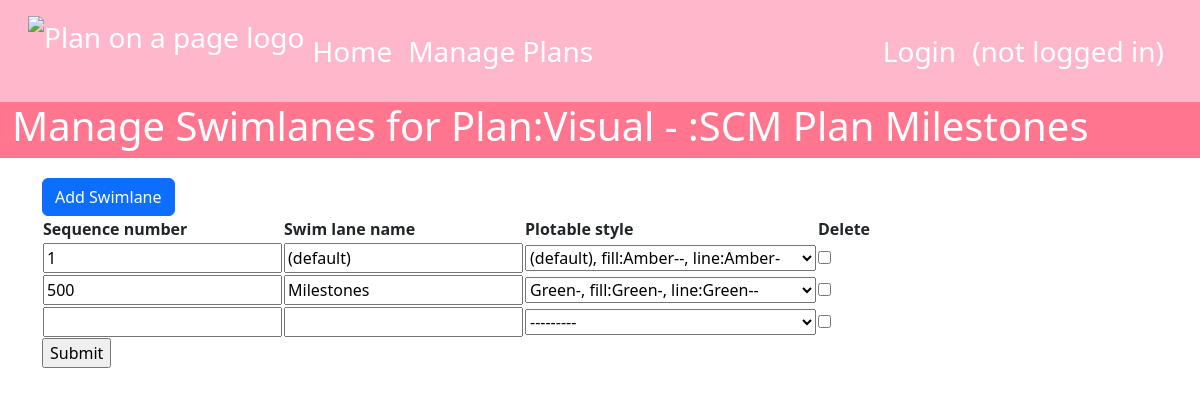
/pv/manage-swimlanes-for-visual/25/, run on an earlier commit of the app's database.
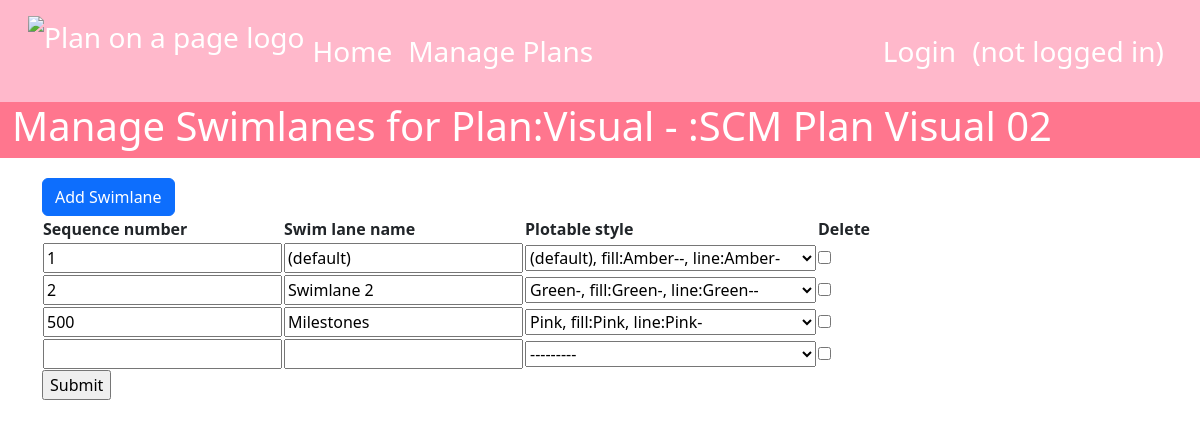
And on a later commit of the database.
### plan_visual_django/models.py (models this page shows, shortened)
class PlanVisual(models.Model):
    plan = models.ForeignKey(Plan, on_delete=models.CASCADE, null=False)
    name = models.CharField(max_length=100)
    width = models.FloatField(default=30)
    max_height = models.FloatField(default=20)
    include_title = models.BooleanField(default=True)
    track_height = models.FloatField(default=20)
    track_gap = models.FloatField(default=4)
    milestone_width = models.FloatField(default=10)
    swimlane_gap = models.FloatField(default=5)
    default_milestone_shape = models.ForeignKey(PlotableShape, on_delete=models.CASCADE, related_name="default_milestone_shape")
    default_activity_shape = models.ForeignKey(PlotableShape, on_delete=models.CASCADE, related_name="default_activity_shape")
    default_activity_plotable_style = models.ForeignKey(PlotableStyle, on_delete=models.CASCADE, related_name="default_activity_plotable_style")
    default_milestone_plotable_style = models.ForeignKey(PlotableStyle, on_delete=models.CASCADE, related_name="default_milestone_plotable_style")
    default_swimlane_plotable_style = models.ForeignKey(PlotableStyle, on_delete=models.CASCADE, related_name="default_swimlane_plotable_style")

### plan_visual_django/views.py (the view, shortened to what this page needs)
# urls.py: path("manage-swimlanes-for-visual/<int:visual_id>/", views.manage_swimlanes_for_visual, name="manage-swimlanes"),
def manage_swimlanes_for_visual(request, visual_id):
    VisualSwimlaneFormSet = inlineformset_factory(
        PlanVisual,
        SwimlaneForVisual,
        fields=(
            "sequence_number",
            "swim_lane_name",
            "plotable_style",
        ),
        extra=1,
        can_delete=True,
        form=VisualSwimlaneFormForEdit
    )
    visual = PlanVisual.objects.get(pk=visual_id)
    if request.method == 'GET':
        formset = VisualSwimlaneFormSet(instance=visual)
        context = {
            'visual': visual,
            'formset': formset
        }
        return render(request, "plan_visual_django/pv_manage_swimlanes.html", context)

### plan_visual_django/models.py (called while the page is built)
    def __str__(self):
        return f'{self.style_name}, fill:{self.fill_color.name}, line:{self.line_color.name}'

### templates/plan_visual_django/pv_manage_swimlanes.html (shortened to what this page needs)
{% extends "plan_visual_django/pv_base.html" %}
{% block page_heading %}Manage Swimlanes for Plan:Visual - {{ plan.plan_name }}:{{ visual.name }}{% endblock %}
{% block main_content %}
    <button type="button" class="btn btn-primary" onclick="location.href='/pv/add-swimlane/{{ visual.id }}'">Add Swimlane</button>
    <div class="row">
        <div class="col-md-12">
            <form action="" method="POST">
                <table id="formset" class="form">
                {% for form in formset.forms %}
                  {% if forloop.first %}
                  <thead>
                      <tr>
                        {% for field in form.visible_fields %}
                        <th>{{ field.label|capfirst }}</th>
                        {% endfor %}
                      </tr>
                  </thead>
                  {% endif %}
                  <tr class="{% cycle row1 row2 %}">
                  {% for field in form.visible_fields %}
                    <td>
                      {{ field }}
                    </td>
                  {% endfor %}
                  </tr>
                {% endfor %}
                </table>
                <input type="submit" name="Submit">
            </form>
        </div>
{% endblock %}

What changed in the data, as far as the page shows it:
changed PlanVisual: name "SCM Plan Milestones" → "SCM Plan Visual 02"
Also different on the page:
form field field: "500" → "2"
form field field: "Milestones" → "Swimlane 2"
form field field: (not shown) → "500"
form field field: (not shown) → "Milestones"
form field field: "---------" → "Pink, fill:Pink, line:Pink-"
